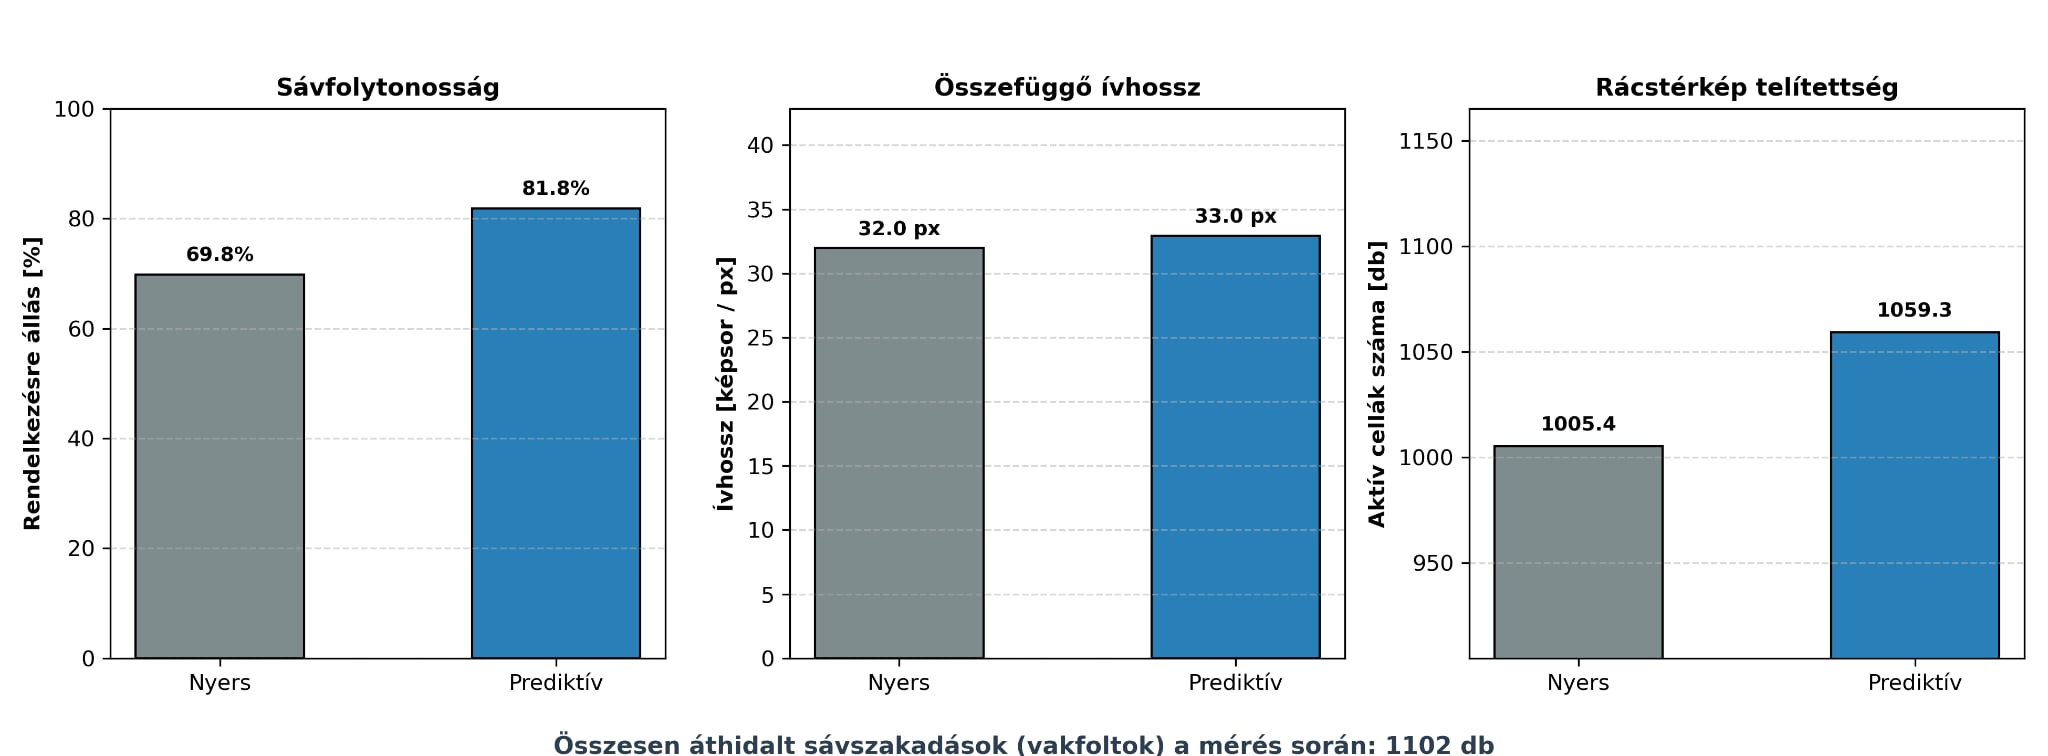

Write Python code to recreate this figure.
import pandas as pd
import matplotlib.pyplot as plt
import numpy as np

df = pd.read_csv("lane_metrics.csv")
df_active = df[(df["pred_grid_cells"] > 0) | (df["raw_grid_cells"] > 0)].copy()

valid_threshold = 30
df_active["raw_valid_real"] = (df_active["raw_max_span_px"] >= valid_threshold).astype(int)
df_active["pred_valid_real"] = (df_active["pred_max_span_px"] >= valid_threshold).astype(int)

raw_avail = df_active["raw_valid_real"].mean() * 100.0
pred_avail = df_active["pred_valid_real"].mean() * 100.0

raw_span_mean = df_active["raw_max_span_px"].mean()
pred_span_mean = df_active["pred_max_span_px"].mean()

raw_cells_mean = df_active["raw_grid_cells"].mean()
pred_cells_mean = df_active["pred_grid_cells"].mean()

total_bridged_gaps = df_active["bridged_gaps"].sum()

print("=== ÚJRAOSZTOTT 3 PANELES ÁBRA GENERÁLÁSA ===")

fig, (ax1, ax2, ax3) = plt.subplots(1, 3, figsize=(13, 4.8), dpi=300)

labels_binary = ['Nyers', 'Prediktív']
colors = ['#7f8c8d', '#2980b9']

bars1 = ax1.bar(labels_binary, [raw_avail, pred_avail], color=colors, width=0.5, edgecolor='black')
ax1.set_ylim(0, max(max([raw_avail, pred_avail]) * 1.2, 100))
ax1.set_ylabel('Rendelkezésre állás [%]', fontsize=10, fontweight='bold')
ax1.set_title('Sávfolytonosság', fontsize=11, fontweight='bold')
ax1.grid(axis='y', linestyle='--', alpha=0.5)
for bar in bars1:
    y = bar.get_height()
    ax1.text(bar.get_x() + bar.get_width()/2.0, y + max(max([raw_avail, pred_avail])*0.02, 1), f'{y:.1f}%', ha='center', va='bottom', fontweight='bold', fontsize=9)

bars2 = ax2.bar(labels_binary, [raw_span_mean, pred_span_mean], color=colors, width=0.5, edgecolor='black')
ax2.set_ylim(0, max([raw_span_mean, pred_span_mean]) * 1.3)
ax2.set_ylabel('Ívhossz [képsor / px]', fontsize=10, fontweight='bold')
ax2.set_title('Összefüggő ívhossz', fontsize=11, fontweight='bold')
ax2.grid(axis='y', linestyle='--', alpha=0.5)
for bar in bars2:
    y = bar.get_height()
    ax2.text(bar.get_x() + bar.get_width()/2.0, y + max([raw_span_mean, pred_span_mean])*0.02, f'{y:.1f} px', ha='center', va='bottom', fontweight='bold', fontsize=9)

bars3 = ax3.bar(labels_binary, [raw_cells_mean, pred_cells_mean], color=colors, width=0.5, edgecolor='black')

min_cells = min([raw_cells_mean, pred_cells_mean])
max_cells = max([raw_cells_mean, pred_cells_mean])
y_min = max(0, min_cells * 0.9)
y_max = max_cells * 1.1

ax3.set_ylim(y_min, y_max)
ax3.set_ylabel('Aktív cellák száma [db]', fontsize=10, fontweight='bold')
ax3.set_title('Rácstérkép telítettség', fontsize=11, fontweight='bold')
ax3.grid(axis='y', linestyle='--', alpha=0.5)
for bar in bars3:
    y = bar.get_height()
    ax3.text(bar.get_x() + bar.get_width()/2.0, y + (y_max-y_min)*0.02, f'{y:.1f}', ha='center', va='bottom', fontweight='bold', fontsize=9)

fig.suptitle(f'Összesen áthidalt sávszakadások (vakfoltok) a mérés során: {total_bridged_gaps} db', 
             fontsize=11, fontweight='bold', color='#2c3e50', y=0.03)

plt.tight_layout(rect=[0, 0.05, 1, 1])
plt.savefig("savkovetes_robosztussag.png")
print("savkovetes_robosztussag.png")
